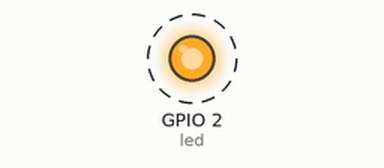
Recording of a program running on a simulated ESP32 board running MicroPython. On the bench: output pins drawn as LEDs (lit = HIGH). Dashed ring = blinking. WiFi joins after 1.5 s; what the program prints to the serial console is not drawn.

Above: at 1.7 s.
Timing chart, 0 to 4.5 s (numbered marks = the images above):
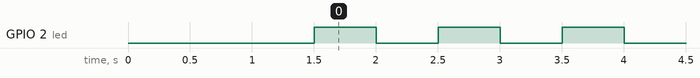

Measured:
- by itself, GPIO 2 (led): alternates HIGH for 0.50 s and LOW for 0.50 s

The program:

example.py
```python
# Run on MicroPython to connect the ESP32 to Wi‑Fi, print its IP address, and toggle the onboard LED every 0.5 seconds.
#
# Buy this module: https://shillehtek.com/products/wifi-and-bluetooth-esp32-4mb-flash-uno-d1-r32-ch340g-development-board-type-b-usb
# Full manual: https://shillehtek.com/blogs/shillehtek-product-manuals/wifi-and-bluetooth-esp32-4mb-flash-uno-d1-r32-ch340g-development-board-type-b-usb-manual
# More examples: https://github.com/shillehbean/shillehtek-examples
#

# MicroPython on D1 R32 ESP32
# Flash latest ESP32 firmware first using esptool.py

from machine import Pin
import network, time

# Onboard LED
led = Pin(2, Pin.OUT)

# Connect to WiFi
wlan = network.WLAN(network.STA_IF)
wlan.active(True)
wlan.connect("YOUR_SSID", "YOUR_PASS")

while not wlan.isconnected():
    time.sleep(0.5)
    print("connecting...")

print("IP:", wlan.ifconfig()[0])

while True:
    led.value(not led.value())
    time.sleep(0.5)
```
